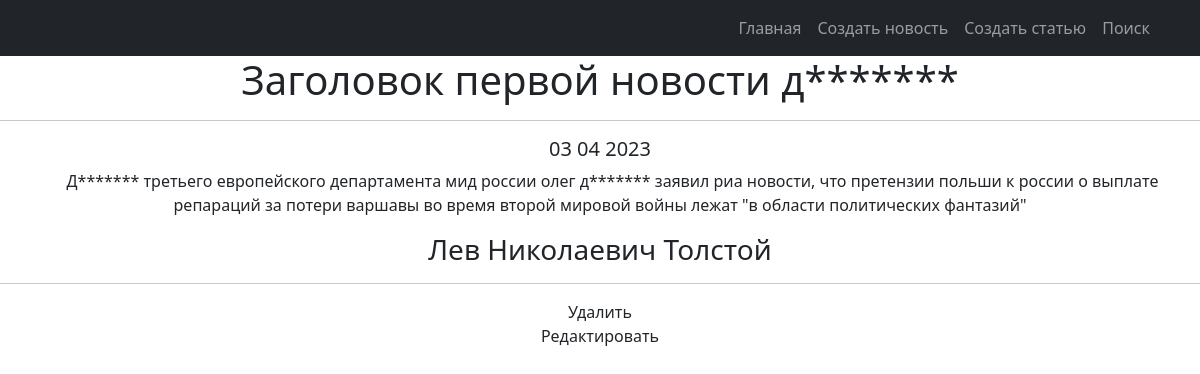
The page /1 on the database its author committed.
### news/models.py (models this page shows, shortened)
class Post(models.Model):
    objects = None
    article = 'AR'
    news = 'NE'
    POST = [
        (news, 'Новость'),
        (article, 'Статья')
    ]
    title = models.TextField(max_length=50)
    author = models.ForeignKey(Author, on_delete=models.CASCADE)
    time_in_comment = models.DateTimeField(default=django.utils.timezone.now)
    choice_title = models.CharField(max_length=2, choices=POST)
    post_text = models.TextField(max_length=500)
    posts = models.ManyToManyField('Category', through='PostCategory')
    rating_post = models.IntegerField(default=0)

class Author(models.Model):
    user_author = models.OneToOneField(User, on_delete=models.CASCADE)
    user_rating = models.IntegerField(default=0)

### news/views.py (the view)
# urls.py: path('<int:pk>', PostDetail.as_view(), name='post_detail'),
class PostDetail(DetailView):
    model = Post
    template_name = 'one_news.html'
    context_object_name = "news"

### news/templatetags/censure.py (called while the page is built)
@register.filter()
def censor(word):
    def multiple_replace(texts, replace_value):
        for i, j in replace_value.items():
            texts = texts.lower().replace(i, j)
        return texts
    replace_values = {'модели': 'м*****',
                      'джигурда': 'д*******',
                      'однако': 'о*****',
                      'директор': 'д*******',
                      'повтор': 'п*****'
                      }
    word = multiple_replace(word, replace_values)
    return word.capitalize()

### templates/one_news.html (shortened to what this page needs)
{% extends 'flatpages/default.html' %}
{% block content %}
{% load censure %}
<h1>{{ news.title | censor }}</h1>
<hr>
<h5>{{ news.time_in_comment |date:'d m Y'  }}</h5>
<p style="text-indent: 25px;">
    {{news.post_text | censor}}
<h3>{{ news.author.user_author.first_name }}</h3>
</p>
<hr>
<a class="nav-link" href="/news/{{news.id}}/delete/">Удалить</a>
<a class="nav-link" href="{{news.id}}/edit/">Редактировать</a>
{% endblock content %}

### rows shown on the page
Post: title|censor "Заголовок первой новости д*******", time_in_comment "03 04 2023", post_text|censor "Д******* третьего европейского департамента мид россии олег д******* заявил риа новости, что претензии польши к россии о выплате репараций за потери варшавы во время второй мировой войны лежат \"в области политических фантазий\"", author.user_author.first_name "Лев Николаевич Толстой"
